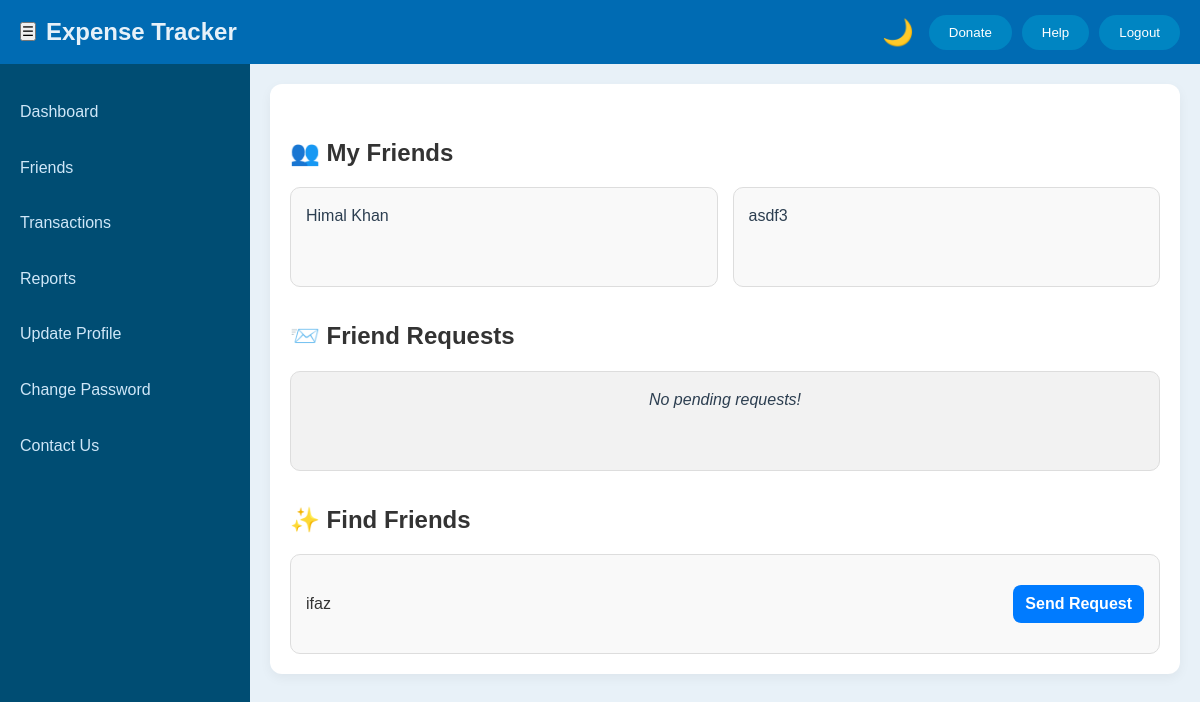
Before: /friends/ (signed in) with the older database file.
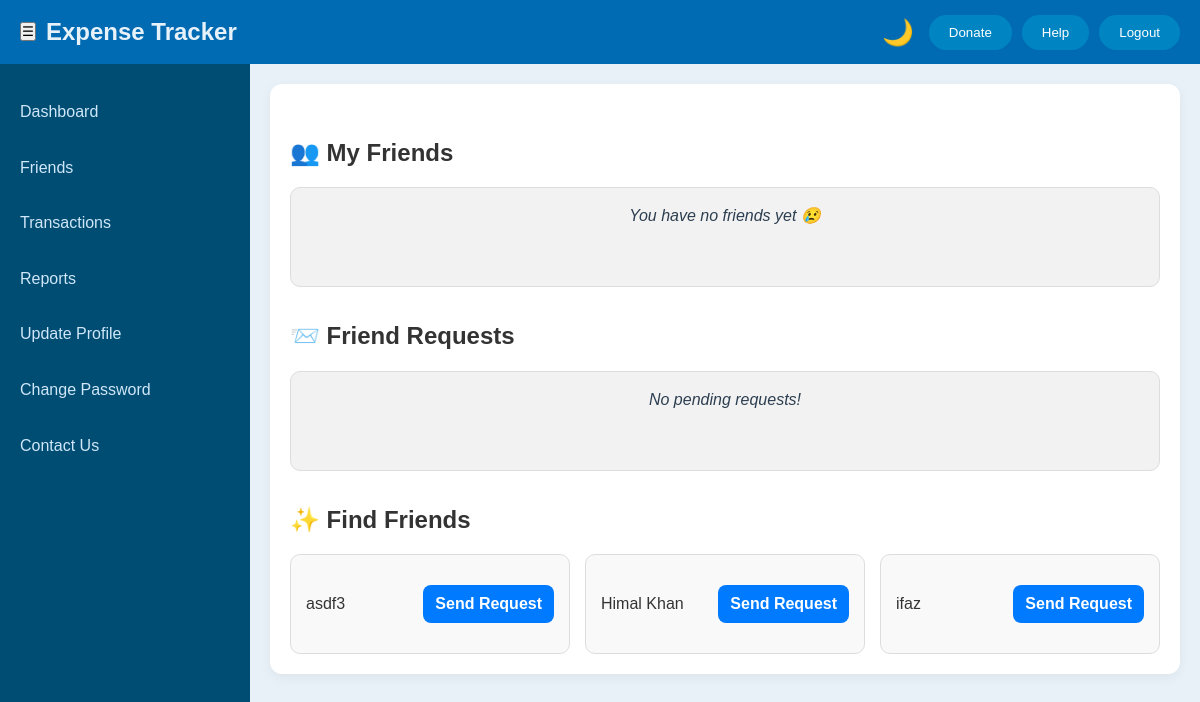
After: the same page with the newer database file.
### mainapp/models.py (models this page shows)
class User(AbstractBaseUser, PermissionsMixin):
    name = models.CharField(max_length=255)
    email = models.EmailField(unique=True)
    username = models.CharField(max_length=100, unique=True)
    number = models.CharField(max_length=15)
    created_at = models.DateTimeField(auto_now_add=True)
    updated_at = models.DateTimeField(auto_now=True)
    is_admin = models.BooleanField(default=False)
    is_active = models.BooleanField(default=True)
    is_staff = models.BooleanField(default=False)
    objects = UserManager()
    USERNAME_FIELD = 'email'
    REQUIRED_FIELDS = ['username', 'name', 'number']

### friendship/views.py (the view)
# urls.py: path('', views.friends_page, name='friends_page'),
@login_required
def friends_page(request):
    user = request.user
    my_friends_qs = Friendship.objects.filter(user1=user) | Friendship.objects.filter(user2=user)
    my_friends = [f.user2 if f.user1 == user else f.user1 for f in my_friends_qs]
    friend_requests = FriendRequest.objects.filter(to_user=user, is_active=True, is_rejected=False)
    friend_ids = [f.id for f in my_friends]
    sent_request_ids = FriendRequest.objects.filter(from_user=user, is_active=True).values_list('to_user_id', flat=True)
    received_request_ids = FriendRequest.objects.filter(to_user=user, is_active=True).values_list('from_user_id', flat=True)
    exclude_ids = set(friend_ids) | set(sent_request_ids) | set(received_request_ids) | {user.id}
    suggestions = User.objects.exclude(id__in=exclude_ids)
    return render(request, 'friends/friends.html', {
        'my_friends': my_friends,
        'friend_requests': friend_requests,
        'suggestions': suggestions,
    })

### templates/FRIENDS/friends.html (shortened to what this page needs)
{% load static %}
<!DOCTYPE html>
<html lang="en">
<head>
    <link rel="stylesheet" href="{% static 'css/DASHBOARD/dashboard.css' %}">
    <link rel="stylesheet" href="{% static 'css/FRIENDS/friends.css' %}">
    <link rel="stylesheet" href="{% static 'css/DASHBOARD/theme.css' %}">
</head>
<body class="friends-page">
    <div class="container">
        <nav class="navbar">
            <div class="navbar-left">
                <button class="sidebar-button" id="toggleSidebar">☰</button>
                <span class="site-title">Expense Tracker</span>
            </div>
            <div class="navbar-right">
                <span id="themeToggle" onclick="toggleTheme()">🌙</span>
                <button class="donate-btn" id="donateButton">Donate</button>
                <button class="help-btn" id="helpButton">Help</button>
                <button class="logout-btn" id="logoutButton">Logout</button>
            </div>
        </nav>
        <div class="content-area">
            <aside class="sidebar" id="sidebar">
                <ul class="sidebar-menu">
                    <li><a href="{% url 'dashboard' %}">Dashboard</a></li>
                    <li><a href="{% url 'friends_page' %}">Friends</a>
                    <li><a href="#">Transactions</a></li>
                    <li><a href="#">Reports</a></li>
                    <li><a href="{% url 'update_profile_page' %}">Update Profile</a></li>
                    <li><a href="{% url 'setting' %}">Change Password</a></li>
                    <li><a href="{% url 'contact' %}">Contact Us</a></li>
                </ul>
            </aside>
            <main class="main-content">
                <div class="friends-container">
                    <h2>👥 My Friends</h2>
                    <div class="friend-grid">
                        {% for f in my_friends %}
                        <div class="friend-box">
                            <p>{{ f.username }}</p>
                        </div>
                        {% empty %}
                        <div class="friend-box empty">You have no friends yet 😢</div>
                        {% endfor %}
                    </div>
                    <h2>📨 Friend Requests</h2>
                    <div class="friend-grid">
                        {% for fr in friend_requests %}
                        <div class="friend-box row">
                            <p class="friend-name">{{ fr.from_user.username }}</p>
                            <div class="btn-group">
                                <a href="{% url 'confirm_friend_request' fr.id %}" class="btn accept">Accept</a>
                                <a href="{% url 'reject_friend_request' fr.id %}" class="btn decline">Decline</a>
                            </div>
                        </div>
                        {% empty %}
                        <div class="friend-box empty">No pending requests!</div>
                        {% endfor %}
                    </div>
                    <h2>✨ Find Friends</h2>
                    <div class="friend-grid">
                        {% for s in suggestions %}
                        <div class="friend-box row">
                            <p class="friend-name">{{ s.username }}</p>
                            <a href="{% url 'send_friend_request' s.id %}" class="btn send">Send Request</a>
                        </div>
                        {% empty %}
                        <div class="friend-box empty">No suggestions available.</div>
                        {% endfor %}
                    </div>
                </div>
            </main>
</body>
</html>

Changed rows visible on the page:
changed User "asdf3": moves from the list under "👥 My Friends" to the list under "✨ Find Friends"
changed User "Himal Khan": moves from the list under "👥 My Friends" to the list under "✨ Find Friends"
Other visible differences:
text now shown: "You have no friends yet 😢"
